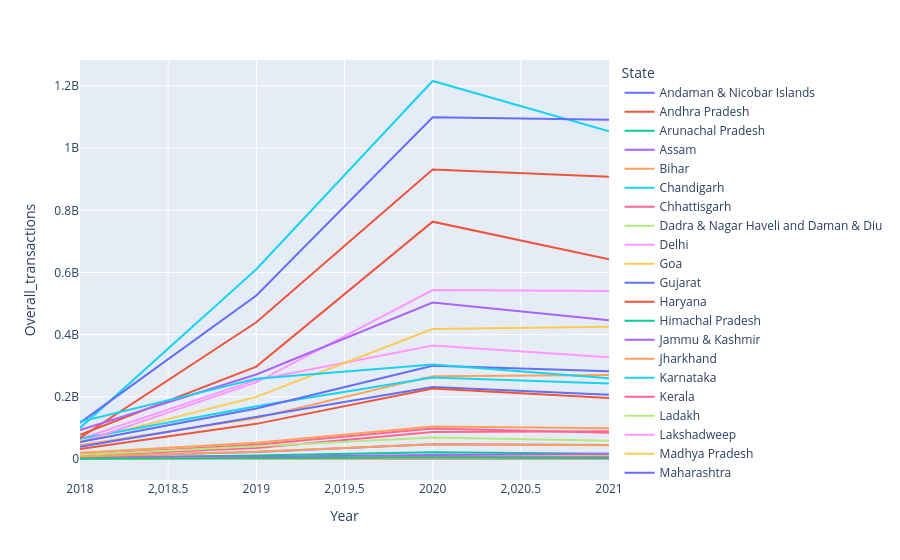

Source (notebook cell):
### Code cell
# Q2 Total Transactions and total transaction amount for each state over years 
Total_transactions = State_tnx.groupby(['Year','State']).agg(Overall_transactions=('Transactions','sum')).reset_index()
states = ['Assam','Bihar','Goa','Delhi']
plt.figure(figsize=(10,8))
sns.lineplot(data=Total_transactions[Total_transactions['State'].isin(states)],
            x='Year', y='Overall_transactions', hue='State')
plt.title('Number of Transactions over the years by State')
plt.show()

Total_amount = State_tnx.groupby(['Year','State']).agg(Overall_amount=('Amount (INR)','sum')).reset_index()
plt.figure(figsize=(10,8))
sns.lineplot(data=Total_amount[Total_amount['State'].isin(states)],
            x='Year', y='Overall_amount', hue='State')

plt.title('Amount transacted over the years by State')
plt.show()

import plotly.express as px
plt.figure(figsize=(10,8))
px.line(Total_transactions,
        x='Year',
        y='Overall_transactions',
        color='State')

### Figure 1 — Plotly figure (JSON) as saved in the notebook; plotly's stock layout.template omitted (floating-point values rounded to 4 significant figures)
{"data": [{"hovertemplate": "State=Andaman & Nicobar Islands<br>Year=%{x}<br>Overall_transactions=%{y}<extra></extra>", "legendgroup": "Andaman & Nicobar Islands", "line": {"color": "#636efa", "dash": "solid"}, "marker": {"symbol": "circle"}, "mode": "lines", "name": "Andaman & Nicobar Islands", "orientation": "v", "showlegend": true, "type": "scatter", "x": [2018, 2019, 2020, 2021], "xaxis": "x", "y": [58021, 133104, 446274, 586166], "yaxis": "y"}, {"hovertemplate": "State=Andhra Pradesh<br>Year=%{x}<br>Overall_transactions=%{y}<extra></extra>", "legendgroup": "Andhra Pradesh", "line": {"color": "#EF553B", "dash": "solid"}, "marker": {"symbol": "circle"}, "mode": "lines", "name": "Andhra Pradesh", "orientation": "v", "showlegend": true, "type": "scatter", "x": [2018, 2019, 2020, 2021], "xaxis": "x", "y": [77779112, 297180254, 763616699, 642515104], "yaxis": "y"}, {"hovertemplate": "State=Arunachal Pradesh<br>Year=%{x}<br>Overall_transactions=%{y}<extra></extra>", "legendgroup": "Arunachal Pradesh", "line": {"color": "#00cc96", "dash": "solid"}, "marker": {"symbol": "circle"}, "mode": "lines", "name": "Arunachal Pradesh", "orientation": "v", "showlegend": true, "type": "scatter", "x": [2018, 2019, 2020, 2021], "xaxis": "x", "y": [435229, 1314871, 3547905, 2745794], "yaxis": "y"}, {"hovertemplate": "State=Assam<br>Year=%{x}<br>Overall_transactions=%{y}<extra></extra>", "legendgroup": "Assam", "line": {"color": "#ab63fa", "dash": "solid"}, "marker": {"symbol": "circle"}, "mode": "lines", "name": "Assam", "orientation": "v", "showlegend": true, "type": "scatter", "x": [2018, 2019, 2020, 2021], "xaxis": "x", "y": [8806777, 22691015, 47135224, 44944965], "yaxis": "y"}, {"hovertemplate": "State=Bihar<br>Year=%{x}<br>Overall_transactions=%{y}<extra></extra>", "legendgroup": "Bihar", "line": {"color": "#FFA15A", "dash": "solid"}, "marker": {"symbol": "circle"}, "mode": "lines", "name": "Bihar", "orientation": "v", "showlegend": true, "type": "scatter", "x": [2018, 2019, 2020, 2021], "xaxis": "x", "y": [44556885, 131986927, 266563978, 270536099], "yaxis": "y"}, {"hovertemplate": "State=Chandigarh<br>Year=%{x}<br>Overall_transactions=%{y}<extra></extra>", "legendgroup": "Chandigarh", "line": {"color": "#19d3f3", "dash": "solid"}, "marker": {"symbol": "circle"}, "mode": "lines", "name": "Chandigarh", "orientation": "v", "showlegend": true, "type": "scatter", "x": [2018, 2019, 2020, 2021], "xaxis": "x", "y": [2383031, 5884404, 8861323, 8387784], "yaxis": "y"}, {"hovertemplate": "State=Chhattisgarh<br>Year=%{x}<br>Overall_transactions=%{y}<extra></extra>", "legendgroup": "Chhattisgarh", "line": {"color": "#FF6692", "dash": "solid"}, "marker": {"symbol": "circle"}, "mode": "lines", "name": "Chhattisgarh", "orientation": "v", "showlegend": true, "type": "scatter", "x": [2018, 2019, 2020, 2021], "xaxis": "x", "y": [13933118, 45826483, 98023091, 84125857], "yaxis": "y"}, {"hovertemplate": "State=Dadra & Nagar Haveli and Daman & Diu<br>Year=%{x}<br>Overall_transactions=%{y}<extra></extra>", "legendgroup": "Dadra & Nagar Haveli and Daman & Diu", "line": {"color": "#B6E880", "dash": "solid"}, "marker": {"symbol": "circle"}, "mode": "lines", "name": "Dadra & Nagar Haveli and Daman & Diu", "orientation": "v", "showlegend": true, "type": "scatter", "x": [2018, 2019, 2020, 2021], "xaxis": "x", "y": [1044832, 2559192, 4807834, 4050327], "yaxis": "y"}, {"hovertemplate": "State=Delhi<br>Year=%{x}<br>Overall_transactions=%{y}<extra></extra>", "legendgroup": "Delhi", "line": {"color": "#FF97FF", "dash": "solid"}, "marker": {"symbol": "circle"}, "mode": "lines", "name": "Delhi", "orientation": "v", "showlegend": true, "type": "scatter", "x": [2018, 2019, 2020, 2021], "xaxis": "x", "y": [64231244, 254461712, 364821900, 327516268], "yaxis": "y"}, {"hovertemplate": "State=Goa<br>Year=%{x}<br>Overall_transactions=%{y}<extra></extra>", "legendgroup": "Goa", "line": {"color": "#FECB52", "dash": "solid"}, "marker": {"symbol": "circle"}, "mode": "lines", "name": "Goa", "orientation": "v", "showlegend": true, "type": "scatter", "x": [2018, 2019, 2020, 2021], "xaxis": "x", "y": [1244738, 4114941, 9080241, 10041684], "yaxis": "y"}, {"hovertemplate": "State=Gujarat<br>Year=%{x}<br>Overall_transactions=%{y}<extra></extra>", "legendgroup": "Gujarat", "line": {"color": "#636efa", "dash": "solid"}, "marker": {"symbol": "circle"}, "mode": "lines", "name": "Gujarat", "orientation": "v", "showlegend": true, "type": "scatter", "x": [2018, 2019, 2020, 2021], "xaxis": "x", "y": [39761960, 134749574, 231865328, 206615961], "yaxis": "y"}, {"hovertemplate": "State=Haryana<br>Year=%{x}<br>Overall_transactions=%{y}<extra></extra>", "legendgroup": "Haryana", "line": {"color": "#EF553B", "dash": "solid"}, "marker": {"symbol": "circle"}, "mode": "lines", "name": "Haryana", "orientation": "v", "showlegend": true, "type": "scatter", "x": [2018, 2019, 2020, 2021], "xaxis": "x", "y": [31843908, 113047107, 226926755, 195933640], "yaxis": "y"}, {"hovertemplate": "State=Himachal Pradesh<br>Year=%{x}<br>Overall_transactions=%{y}<extra></extra>", "legendgroup": "Himachal Pradesh", "line": {"color": "#00cc96", "dash": "solid"}, "marker": {"symbol": "circle"}, "mode": "lines", "name": "Himachal Pradesh", "orientation": "v", "showlegend": true, "type": "scatter", "x": [2018, 2019, 2020, 2021], "xaxis": "x", "y": [3364250, 10922850, 21602414, 17097931], "yaxis": "y"}, {"hovertemplate": "State=Jammu & Kashmir<br>Year=%{x}<br>Overall_transactions=%{y}<extra></extra>", "legendgroup": "Jammu & Kashmir", "line": {"color": "#ab63fa", "dash": "solid"}, "marker": {"symbol": "circle"}, "mode": "lines", "name": "Jammu & Kashmir", "orientation": "v", "showlegend": true, "type": "scatter", "x": [2018, 2019, 2020, 2021], "xaxis": "x", "y": [7763165, 7487796, 12776978, 17025389], "yaxis": "y"}, {"hovertemplate": "State=Jharkhand<br>Year=%{x}<br>Overall_transactions=%{y}<extra></extra>", "legendgroup": "Jharkhand", "line": {"color": "#FFA15A", "dash": "solid"}, "marker": {"symbol": "circle"}, "mode": "lines", "name": "Jharkhand", "orientation": "v", "showlegend": true, "type": "scatter", "x": [2018, 2019, 2020, 2021], "xaxis": "x", "y": [19737665, 51985184, 104924330, 98623808], "yaxis": "y"}, {"hovertemplate": "State=Karnataka<br>Year=%{x}<br>Overall_transactions=%{y}<extra></extra>", "legendgroup": "Karnataka", "line": {"color": "#19d3f3", "dash": "solid"}, "marker": {"symbol": "circle"}, "mode": "lines", "name": "Karnataka", "orientation": "v", "showlegend": true, "type": "scatter", "x": [2018, 2019, 2020, 2021], "xaxis": "x", "y": [99925678, 610519200, 1216153117, 1054446538], "yaxis": "y"}, {"hovertemplate": "State=Kerala<br>Year=%{x}<br>Overall_transactions=%{y}<extra></extra>", "legendgroup": "Kerala", "line": {"color": "#FF6692", "dash": "solid"}, "marker": {"symbol": "circle"}, "mode": "lines", "name": "Kerala", "orientation": "v", "showlegend": true, "type": "scatter", "x": [2018, 2019, 2020, 2021], "xaxis": "x", "y": [11524547, 35537598, 87068356, 89507375], "yaxis": "y"}, {"hovertemplate": "State=Ladakh<br>Year=%{x}<br>Overall_transactions=%{y}<extra></extra>", "legendgroup": "Ladakh", "line": {"color": "#B6E880", "dash": "solid"}, "marker": {"symbol": "circle"}, "mode": "lines", "name": "Ladakh", "orientation": "v", "showlegend": true, "type": "scatter", "x": [2018, 2019, 2020, 2021], "xaxis": "x", "y": [81174, 292019, 831785, 675131], "yaxis": "y"}, {"hovertemplate": "State=Lakshadweep<br>Year=%{x}<br>Overall_transactions=%{y}<extra></extra>", "legendgroup": "Lakshadweep", "line": {"color": "#FF97FF", "dash": "solid"}, "marker": {"symbol": "circle"}, "mode": "lines", "name": "Lakshadweep", "orientation": "v", "showlegend": true, "type": "scatter", "x": [2018, 2019, 2020, 2021], "xaxis": "x", "y": [6255, 12276, 32610, 20469], "yaxis": "y"}, {"hovertemplate": "State=Madhya Pradesh<br>Year=%{x}<br>Overall_transactions=%{y}<extra></extra>", "legendgroup": "Madhya Pradesh", "line": {"color": "#FECB52", "dash": "solid"}, "marker": {"symbol": "circle"}, "mode": "lines", "name": "Madhya Pradesh", "orientation": "v", "showlegend": true, "type": "scatter", "x": [2018, 2019, 2020, 2021], "xaxis": "x", "y": [57111347, 199889462, 417939741, 425313178], "yaxis": "y"}, {"hovertemplate": "State=Maharashtra<br>Year=%{x}<br>Overall_transactions=%{y}<extra></extra>", "legendgroup": "Maharashtra", "line": {"color": "#636efa", "dash": "solid"}, "marker": {"symbol": "circle"}, "mode": "lines", "name": "Maharashtra", "orientation": "v", "showlegend": true, "type": "scatter", "x": [2018, 2019, 2020, 2021], "xaxis": "x", "y": [116301535, 526225123, 1099666770, 1091476726], "yaxis": "y"}, {"hovertemplate": "State=Manipur<br>Year=%{x}<br>Overall_transactions=%{y}<extra></extra>", "legendgroup": "Manipur", "line": {"color": "#EF553B", "dash": "solid"}, "marker": {"symbol": "circle"}, "mode": "lines", "name": "Manipur", "orientation": "v", "showlegend": true, "type": "scatter", "x": [2018, 2019, 2020, 2021], "xaxis": "x", "y": [661158, 1317186, 4949889, 5389810], "yaxis": "y"}, {"hovertemplate": "State=Meghalaya<br>Year=%{x}<br>Overall_transactions=%{y}<extra></extra>", "legendgroup": "Meghalaya", "line": {"color": "#00cc96", "dash": "solid"}, "marker": {"symbol": "circle"}, "mode": "lines", "name": "Meghalaya", "orientation": "v", "showlegend": true, "type": "scatter", "x": [2018, 2019, 2020, 2021], "xaxis": "x", "y": [388850, 1113558, 2489265, 1657240], "yaxis": "y"}, {"hovertemplate": "State=Mizoram<br>Year=%{x}<br>Overall_transactions=%{y}<extra></extra>", "legendgroup": "Mizoram", "line": {"color": "#ab63fa", "dash": "solid"}, "marker": {"symbol": "circle"}, "mode": "lines", "name": "Mizoram", "orientation": "v", "showlegend": true, "type": "scatter", "x": [2018, 2019, 2020, 2021], "xaxis": "x", "y": [140170, 369310, 929381, 723915], "yaxis": "y"}, {"hovertemplate": "State=Nagaland<br>Year=%{x}<br>Overall_transactions=%{y}<extra></extra>", "legendgroup": "Nagaland", "line": {"color": "#FFA15A", "dash": "solid"}, "marker": {"symbol": "circle"}, "mode": "lines", "name": "Nagaland", "orientation": "v", "showlegend": true, "type": "scatter", "x": [2018, 2019, 2020, 2021], "xaxis": "x", "y": [342148, 936380, 2479761, 2106688], "yaxis": "y"}, {"hovertemplate": "State=Odisha<br>Year=%{x}<br>Overall_transactions=%{y}<extra></extra>", "legendgroup": "Odisha", "line": {"color": "#19d3f3", "dash": "solid"}, "marker": {"symbol": "circle"}, "mode": "lines", "name": "Odisha", "orientation": "v", "showlegend": true, "type": "scatter", "x": [2018, 2019, 2020, 2021], "xaxis": "x", "y": [65162918, 169961871, 262069662, 243284695], "yaxis": "y"}, {"hovertemplate": "State=Puducherry<br>Year=%{x}<br>Overall_transactions=%{y}<extra></extra>", "legendgroup": "Puducherry", "line": {"color": "#FF6692", "dash": "solid"}, "marker": {"symbol": "circle"}, "mode": "lines", "name": "Puducherry", "orientation": "v", "showlegend": true, "type": "scatter", "x": [2018, 2019, 2020, 2021], "xaxis": "x", "y": [732708, 2810650, 6688209, 7060819], "yaxis": "y"}, {"hovertemplate": "State=Punjab<br>Year=%{x}<br>Overall_transactions=%{y}<extra></extra>", "legendgroup": "Punjab", "line": {"color": "#B6E880", "dash": "solid"}, "marker": {"symbol": "circle"}, "mode": "lines", "name": "Punjab", "orientation": "v", "showlegend": true, "type": "scatter", "x": [2018, 2019, 2020, 2021], "xaxis": "x", "y": [12800841, 40087404, 69506576, 58942083], "yaxis": "y"}, {"hovertemplate": "State=Rajasthan<br>Year=%{x}<br>Overall_transactions=%{y}<extra></extra>", "legendgroup": "Rajasthan", "line": {"color": "#FF97FF", "dash": "solid"}, "marker": {"symbol": "circle"}, "mode": "lines", "name": "Rajasthan", "orientation": "v", "showlegend": true, "type": "scatter", "x": [2018, 2019, 2020, 2021], "xaxis": "x", "y": [52782208, 246343185, 543585579, 540207958], "yaxis": "y"}, {"hovertemplate": "State=Sikkim<br>Year=%{x}<br>Overall_transactions=%{y}<extra></extra>", "legendgroup": "Sikkim", "line": {"color": "#FECB52", "dash": "solid"}, "marker": {"symbol": "circle"}, "mode": "lines", "name": "Sikkim", "orientation": "v", "showlegend": true, "type": "scatter", "x": [2018, 2019, 2020, 2021], "xaxis": "x", "y": [381689, 1948037, 2377319, 1776903], "yaxis": "y"}, {"hovertemplate": "State=Tamil Nadu<br>Year=%{x}<br>Overall_transactions=%{y}<extra></extra>", "legendgroup": "Tamil Nadu", "line": {"color": "#636efa", "dash": "solid"}, "marker": {"symbol": "circle"}, "mode": "lines", "name": "Tamil Nadu", "orientation": "v", "showlegend": true, "type": "scatter", "x": [2018, 2019, 2020, 2021], "xaxis": "x", "y": [54950272, 162453376, 300281109, 282715116], "yaxis": "y"}, {"hovertemplate": "State=Telangana<br>Year=%{x}<br>Overall_transactions=%{y}<extra></extra>", "legendgroup": "Telangana", "line": {"color": "#EF553B", "dash": "solid"}, "marker": {"symbol": "circle"}, "mode": "lines", "name": "Telangana", "orientation": "v", "showlegend": true, "type": "scatter", "x": [2018, 2019, 2020, 2021], "xaxis": "x", "y": [67541293, 439968715, 931480581, 908439654], "yaxis": "y"}, {"hovertemplate": "State=Tripura<br>Year=%{x}<br>Overall_transactions=%{y}<extra></extra>", "legendgroup": "Tripura", "line": {"color": "#00cc96", "dash": "solid"}, "marker": {"symbol": "circle"}, "mode": "lines", "name": "Tripura", "orientation": "v", "showlegend": true, "type": "scatter", "x": [2018, 2019, 2020, 2021], "xaxis": "x", "y": [1188478, 2627025, 4946797, 3255852], "yaxis": "y"}, {"hovertemplate": "State=Uttar Pradesh<br>Year=%{x}<br>Overall_transactions=%{y}<extra></extra>", "legendgroup": "Uttar Pradesh", "line": {"color": "#ab63fa", "dash": "solid"}, "marker": {"symbol": "circle"}, "mode": "lines", "name": "Uttar Pradesh", "orientation": "v", "showlegend": true, "type": "scatter", "x": [2018, 2019, 2020, 2021], "xaxis": "x", "y": [92864871, 271736968, 503663873, 446448678], "yaxis": "y"}, {"hovertemplate": "State=Uttarakhand<br>Year=%{x}<br>Overall_transactions=%{y}<extra></extra>", "legendgroup": "Uttarakhand", "line": {"color": "#FFA15A", "dash": "solid"}, "marker": {"symbol": "circle"}, "mode": "lines", "name": "Uttarakhand", "orientation": "v", "showlegend": true, "type": "scatter", "x": [2018, 2019, 2020, 2021], "xaxis": "x", "y": [8358700, 23431868, 47611760, 44608834], "yaxis": "y"}, {"hovertemplate": "State=West Bengal<br>Year=%{x}<br>Overall_transactions=%{y}<extra></extra>", "legendgroup": "West Bengal", "line": {"color": "#19d3f3", "dash": "solid"}, "marker": {"symbol": "circle"}, "mode": "lines", "name": "West Bengal", "orientation": "v", "showlegend": true, "type": "scatter", "x": [2018, 2019, 2020, 2021], "xaxis": "x", "y": [120011635, 257900590, 304222327, 260151489], "yaxis": "y"}], "layout": {"autosize": true, "legend": {"title": {"text": "State"}, "tracegroupgap": 0}, "margin": {"t": 60}, "xaxis": {"anchor": "y", "autorange": true, "domain": [0, 1], "range": [2018, 2021], "title": {"text": "Year"}, "type": "linear"}, "yaxis": {"anchor": "x", "autorange": true, "domain": [0, 1], "range": [-67560000.0, 1284000000.0], "title": {"text": "Overall_transactions"}, "type": "linear"}}}
